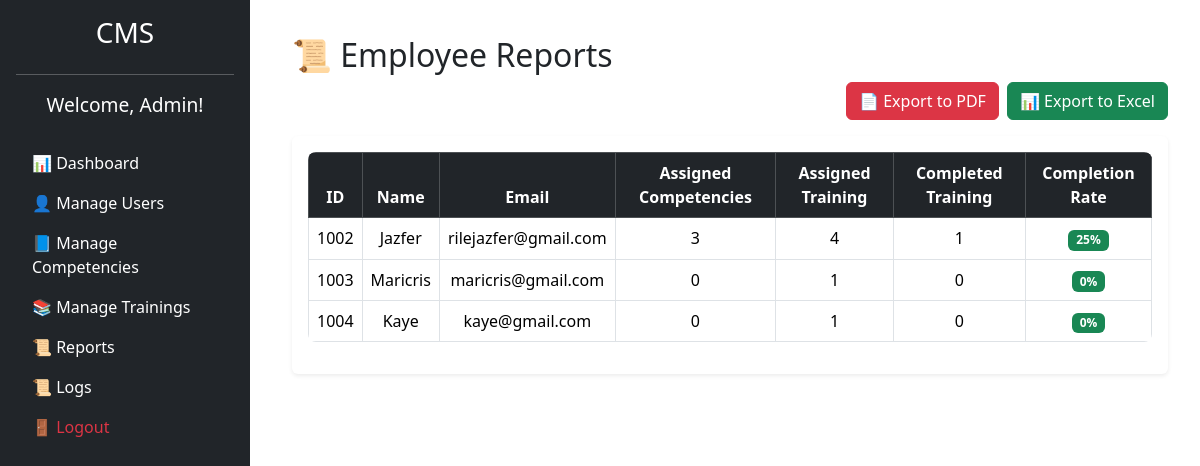
Page /admin/reports.php (signed in) on the committed database.
### tables this page shows
CREATE TABLE `users` (
  `id` int(11) NOT NULL,
  `name` varchar(255) NOT NULL,
  `email` varchar(255) NOT NULL,
  `password` varchar(255) NOT NULL,
  `role` enum('Admin','Manager','Employee') NOT NULL,
  `created_at` timestamp NOT NULL DEFAULT current_timestamp()
);

### admin/reports.php (the view, shortened to what this page needs)
<?php
include("../includes/config.php");
$employees = $conn->query("SELECT id, name, email FROM users WHERE role = 'Employee'");
?>
<!DOCTYPE html>
<html lang="en">
<head>
    <link rel="stylesheet" href="../assets/css/bootstrap.min.css">
</head>
<body>
    <?php include("../includes/sidebar.php"); ?>
    <div class="content">
        <div class="container">
            <h2 class="mt-3">📜 Employee Reports</h2>
            <div class="d-flex justify-content-end mb-3">
                <a href="export_pdf.php" class="btn btn-danger me-2">📄 Export to PDF</a>
                <a href="export_excel.php" class="btn btn-success">📊 Export to Excel</a>
            </div>
            <div class="table-responsive shadow-sm p-3 bg-white rounded">
                <table class="table table-bordered text-center">
                    <thead class="table-dark">
                        <tr>
                            <th>ID</th>
                            <th>Name</th>
                            <th>Email</th>
                            <th>Assigned Competencies</th>
                            <th>Assigned Training</th>
                            <th>Completed Training</th>
                            <th>Completion Rate</th>
                        </tr>
                    </thead>
                    <tbody>
                        <?php while ($row = $employees->fetch_assoc()) :
                            $comp_query = $conn->prepare("SELECT COUNT(*) AS total_comp FROM user_competencies WHERE user_id = ?");
                            $comp_query->bind_param("i", $row['id']);
                            $comp_query->execute();
                            $comp_result = $comp_query->get_result();
                            $total_comp = $comp_result->fetch_assoc()['total_comp'];
                            $train_query = $conn->prepare("SELECT COUNT(*) AS total_train FROM user_training WHERE user_id = ?");
                            $train_query->bind_param("i", $row['id']);
                            $train_query->execute();
                            $train_result = $train_query->get_result();
                            $total_train = $train_result->fetch_assoc()['total_train'];
                            $completed_query = $conn->prepare("SELECT COUNT(*) AS completed FROM user_training WHERE user_id = ? AND status = 'Completed'");
                            $completed_query->bind_param("i", $row['id']);
                            $completed_query->execute();
                            $completed_result = $completed_query->get_result();
                            $completed_trainings = $completed_result->fetch_assoc()['completed'];
                            $completion_rate = ($total_train > 0) ? round(($completed_trainings / $total_train) * 100, 2) . '%' : '0%';
                        ?>
                        <tr>
                            <td><?= $row['id']; ?></td>
                            <td><?= $row['name']; ?></td>
                            <td><?= $row['email']; ?></td>
                            <td><?= $total_comp; ?></td>
                            <td><?= $total_train; ?></td>
                            <td><?= $completed_trainings; ?></td>
                            <td><span class="badge bg-success"> <?= $completion_rate; ?> </span></td>
                        </tr>
                        <?php endwhile; ?>
                    </tbody>
                </table>
            </div>
        </div>
    </div>
</body>
</html>

### admin/reports.php (style rules this page uses)
body { display: flex; min-height: 100vh; overflow-x: hidden; }
.content { margin-left: 260px; padding: 20px; width: calc(100% - 260px); }
.table { background: white; border-radius: 8px; overflow: hidden; }
.table thead { background-color: #343a40; color: white; }

### rows in the picture
users: id "1002", name "Jazfer", email "rilejazfer@gmail.com", total_comp "3", total_train "4", completed_trainings "1", completion_rate "25%"
users: id "1003", name "Maricris", email "maricris@gmail.com", total_comp "0", total_train "1", completed_trainings "0", completion_rate "0%"
users: id "1004", name "Kaye", email "kaye@gmail.com", total_comp "0", total_train "1", completed_trainings "0", completion_rate "0%"

### other values in the picture
$user_name "Admin"
